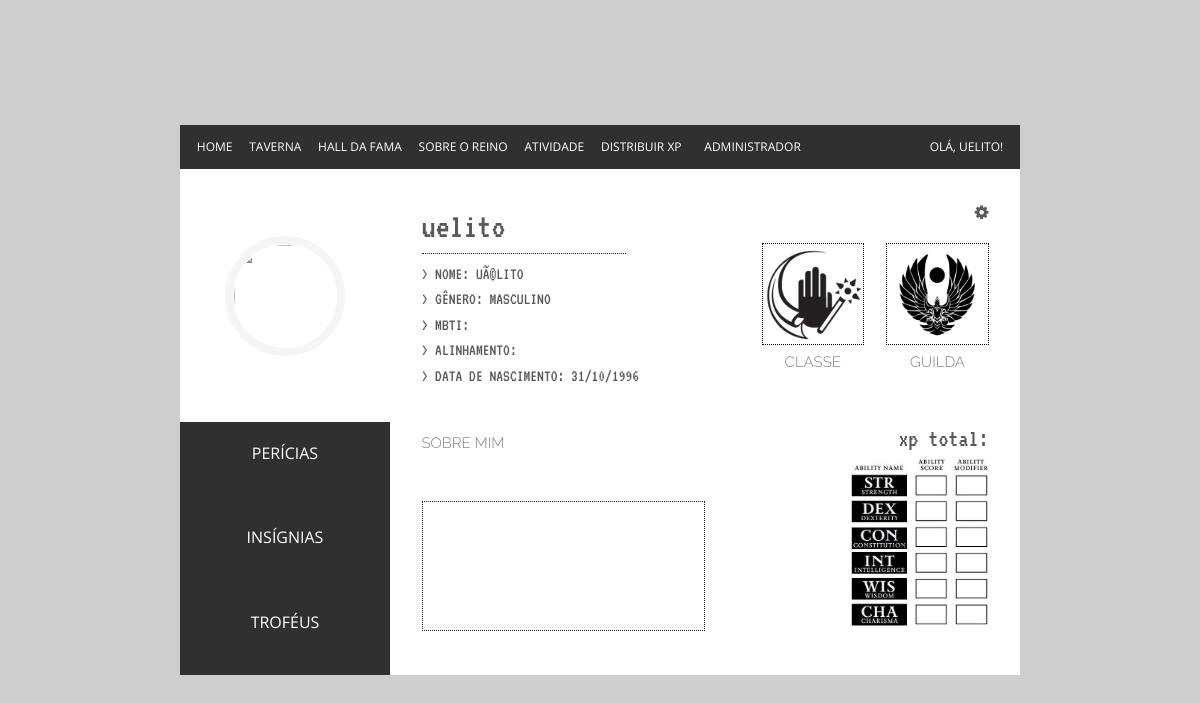
Page /_view/pageProfile.php?id=uelito (signed in) on the committed database.
### tables this page shows
CREATE TABLE `usuario` (
  `user` varchar(15) NOT NULL,
  `password` varchar(256) NOT NULL,
  `name` varchar(50) NOT NULL,
  `class` varchar(50) DEFAULT NULL,
  `exp` double DEFAULT NULL,
  `notActive` tinyint(1) DEFAULT NULL,
  `id_guild` int(11) DEFAULT NULL,
  `picture` varchar(256) DEFAULT NULL,
  `isDirector` tinyint(1) NOT NULL,
  `dateBirthday` date NOT NULL,
  `level` int(11) NOT NULL,
  `allignment` varchar(255) NOT NULL,
  `mbti` enum('','INTP','ENTJ','ENTP','INFJ','INFP','ENFJ','ENFP','ISTJ','ISFJ','ESTJ','ESFJ','ISTP','ISFP','ESTP','ESFP','INTJ') DEFAULT NULL,
  `about` varchar(255) NOT NULL,
  `attributes` varchar(255) NOT NULL,
  `title` varchar(255) NOT NULL,
  `expertise` varchar(255) NOT NULL,
  `genero` enum('M','F') NOT NULL
);

### _controller/getProfileData.php (called while the page is built)
<?php
    $queryText = "SELECT * FROM usuario WHERE user = '".$_GET['id']."'";
    $queryResult = mysqli_query ($conn, $queryText);
    if (!$queryResult)
    {
        echo "<script>alert('Erro ao carregar informações')</script>";
        die();
    }
    else{
        $userData = mysqli_fetch_array($queryResult);
    }
?>

### _controller/helper.php (called while the page is built, shortened)
<?php
function convert_date_db_to_gui($date){
    $new = explode("-",$date);
    $new_date = $new[2]."/".$new[1]."/".$new[0];
    return $new_date;
}
function convert_genre_db_to_gui($genre){
    if($genre == "M"){
        return "Masculino";
    }
}
?>

### _view/pageProfile.php (the view, shortened to what this page needs)
<?php
require_once ("../_controller/mysql_connect.php");
require_once ("../_controller/getProfileData.php");
require_once ("../_controller/helper.php");
?>
<!DOCTYPE html>
<html>
<head>
	<link rel="stylesheet" href="../_css/stylePageProfile.css" type="text/css">
	<link rel="stylesheet" href="https://maxcdn.bootstrapcdn.com/bootstrap/4.0.0-beta/css/bootstrap.min.css">
	<link href="https://maxcdn.bootstrapcdn.com/font-awesome/4.7.0/css/font-awesome.min.css" rel="stylesheet">
</head>
<body>
	<div class="container_profile_bg">
		<div class="container_profile">
			<div class="container_profile_top">
				<a href="home.php" class="container_profile_top_button_left">home</a>
				<a class="container_profile_top_button_left">taverna</a>
				<a href="pageRanking.php" class="container_profile_top_button_left">hall da fama</a>
				<a href="pageGuild.php" class="container_profile_top_button_left">sobre o reino</a>
				<a class="container_profile_top_button_left">atividade</a>
				<a class="container_profile_top_button_left">distribuir xp</a>
				<button class="container_profile_top_button_left" onclick="document.getElementById('edit_adm').style.display='block'">administrador</button>
				<a class="container_profile_top_button_right">olá, <?php echo $userData['user'];?>!</a>
			</div>
			<div class="container_profile_left">
				<div class="profile_img_bg_box">
					<div class="profile_img_bg">
						<img class="profile_img_inner" src="http://pa1.narvii.com/6256/4ec1d780edfb3f3ad303b0e6104d9a079c74e537_hq.gif">
					</div>
				</div>
				<div class="left_links_box">
					<a class="left_links_item left_links_item_border" href="#">Perícias</a>
					<a class="left_links_item left_links_item_border" href="#">Insígnias</a>
					<a class="left_links_item" href="#">Troféus</a>
				</div>
			</div>
			<div class="container_profile_right">
				<div class="container_profile_right_top">
					<div class="container_profile_right_top_left">
						<div class="profile_top_title"><?php echo $userData['user'];?></div>
						<div class="profile_top_subtitle"><?php echo $userData['title']; ?></div>
						<div class="profile_top_text" style="padding-top: 2%;">> NOME: <?php echo $userData['name']; ?></div>
						<div class="profile_top_text">> GÊNERO: <?php echo convert_genre_db_to_gui($userData['genero']); ?></div>
						<div class="profile_top_text">> MBTI: <?php echo $userData['mbti']; ?></div>
						<div class="profile_top_text">> ALINHAMENTO: <?php echo $userData['allignment']; ?></div>
						<div class="profile_top_text">> DATA DE NASCIMENTO: <?php echo convert_date_db_to_gui($userData['dateBirthday']); ?></div>
					</div>
					<div class="container_profile_right_top_right" style="flex-direction:column">
						<div onclick="document.getElementById('edit').style.display='block'" class="container_profile_edit" style="width: 100%;height: 15px;">
							<span style="float:right">
								<i class="fa fa-cog" aria-hidden="true"></i>
							</span>
						</div>
						<div style="display: flex; justify-content: space-between">
							<div class="container_profile_crest">
								<img src="../_img/backgrounds/mage-icon.png" style="width:100%; border: 1px dotted #000; padding: 2% 2% 2% 2%;">
								<div class="crest_container">
									<p class="profile_about_title">CLASSE</p>
								</div>
							</div>
							<div class="container_profile_crest">
								<img src="../_img/backgrounds/brasao.png" style="width:100%; border: 1px dotted #000; padding: 2% 2% 2% 2%;">
								<div class="crest_container">
									<p class="profile_about_title">GUILDA</p>
								</div>
							</div>
						</div>
					</div>
				</div>
				<div class="container_profile_right_bottom">
					<div class="container_profile_right_bottom_left">
						<p class="profile_about_title" style="margin-top: 28%;">sobre mim</p>
						<div class="profile_about_box">
							<p class="profile_about"><?php echo $userData['about'] ?></p>
						</div>
					</div>
					<div class="container_profile_right_bottom_right">
						<div style="text-align: right; font-size: 25px; margin-top: 4%;">xp total: <?php echo $userData['exp'] ?></div>
						<img src="_img/backgrounds/atributos.jpg" style="height:80%;width:auto; margin-top:10%; margin-left:20%; position:absolute; right: 0px; bottom:0px;">
					</div>
				</div>
			</div>
		</div>
	</div>
</body>
</html>

### rows in the picture
usuario: user "UELITO", user "uelito", name "UÃ©LITO", genero "MASCULINO", dateBirthday "31/10/1996"
